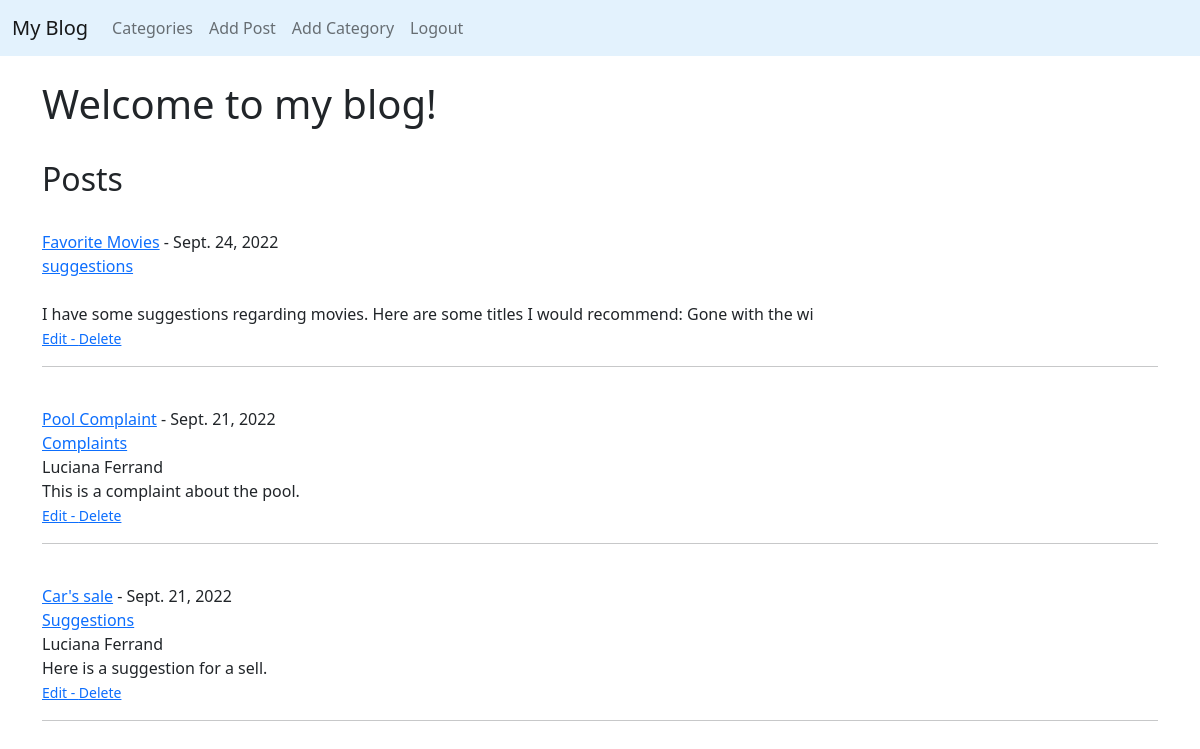
The app's page / (signed in) with its own data.
### myblog/models.py (models this page shows, shortened)
class Post(models.Model):
  title = models.CharField(max_length=255)
  title_tag = models.CharField(max_length=255)
  author = models.ForeignKey(User, on_delete=models.CASCADE)
  body = models.TextField()
  post_date = models.DateField(auto_now_add=True)
  category = models.CharField(max_length=255, default='coding')

### myblog/views.py (the view)
# urls.py: path('', HomeView.as_view(), name="home"),
class HomeView(ListView):
  model = Post
  template_name = "home.html"
  ordering = ['-post_date']
  def get_context_data(self, *arg, **kwargs):
    cat_menu = Category.objects.all()
    context = super(HomeView, self).get_context_data(*arg, **kwargs)
    context["cat_menu"] = cat_menu
    return context

### myblog/templates/home.html (shortened to what this page needs)
{%extends 'base.html'%} {%block content%}
<h1>Welcome to my blog!</h1>
<br />
<h2>Posts</h2>
  {%for post in object_list%}
      <a href="{% url 'article-detail' post.pk %}"> <br /> {{ post.title }}</a> - {{ post.post_date }} <br />
       <a href="{% url 'category' post.category|slugify %}"> {{ post.category }}</a> <br/>
       {{ post.author.first_name }} {{ post.author.last_name }} <br />
       {{ post.body | slice:":100" | safe }} <br/>
       {% if user.is_authenticated %}
        <small><a href="{% url 'update_post' post.pk %}">Edit - </a> </small>
        <small><a href="{% url 'delete_post' post.pk %}">Delete</a></small>
       {% endif %}
      <hr />
  {%endfor%}
</div>
{%endblock%}

### records on screen
Post: title "Favorite Movies", post_date "Sept. 24, 2022", category "suggestions", body "I have some suggestions regarding movies. Here are some titles I would recommend: Gone with the wi"
Post: title "Pool Complaint", post_date "Sept. 21, 2022", category "Complaints", author.first_name "Luciana", author.last_name "Ferrand", body "This is a complaint about the pool."
Post: title "Car's sale", post_date "Sept. 21, 2022", category "Suggestions", author.first_name "Luciana", author.last_name "Ferrand", body "Here is a suggestion for a sell."
